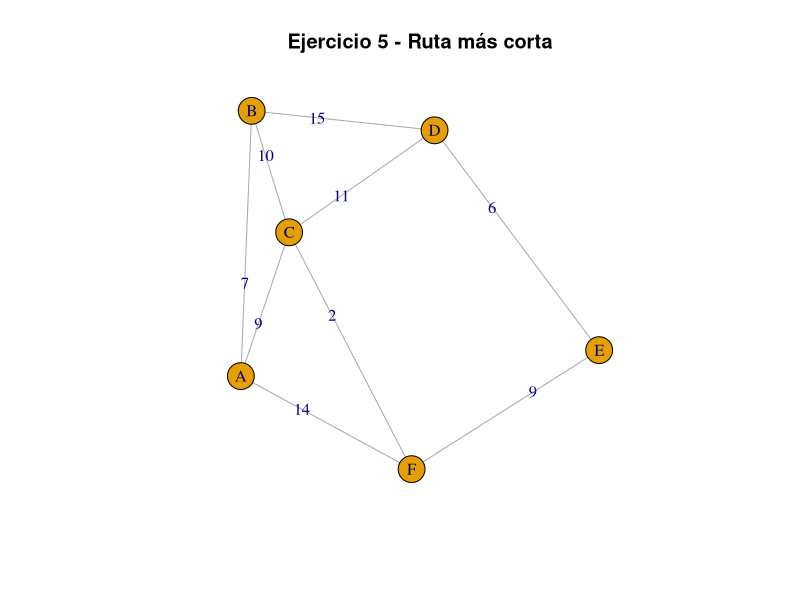

Recreate this plot in R.
library(igraph)

# Datos del grafo
edges5 <- data.frame(
  from = c("A","A","A","B","B","C","C","D","E"),
  to = c("B","C","F","C","D","D","F","E","F"),
  weight = c(7,9,14,10,15,11,2,6,9)
)

# Crear grafo no dirigido
g5 <- graph_from_data_frame(edges5, directed = FALSE)

# Graficar grafo
plot(g5, edge.label = E(g5)$weight, main = "Ejercicio 5 - Ruta más corta")

# Calcular ruta más corta
sp5 <- shortest_paths(g5, from = "A", to = "F", weights = E(g5)$weight)

# Mostrar resultados en consola
cat("Ruta más corta desde A hasta F:\n")
print(sp5$vpath)

# Calcular y mostrar distancia total mínima
dist5 <- distances(g5, v = "A", to = "F", weights = E(g5)$weight)
cat("\nDistancia total mínima:\n")
print(dist5)
